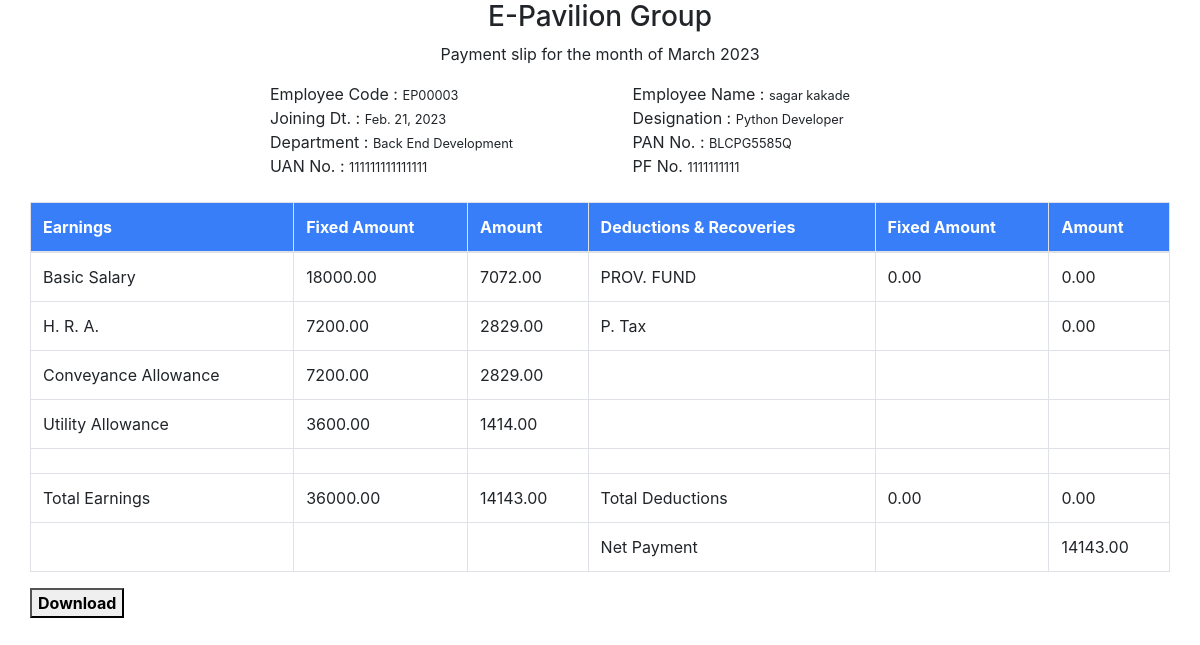
/accounts/self-salary/10/ (signed in), run on an earlier commit of the app's database.
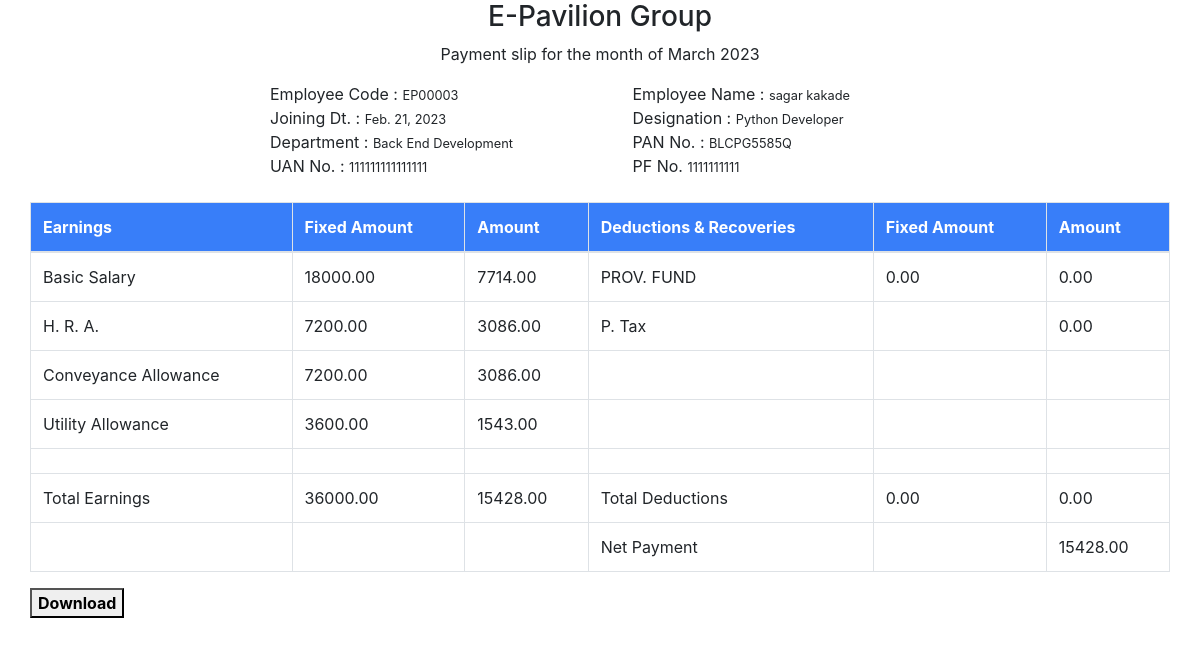
And on a later commit of the database.
### payroll/models.py (models this page shows, shortened)
class Salary(models.Model):
    emp_user = models.ForeignKey(User,on_delete=models.CASCADE,related_name='salary_users')
    month = models.ForeignKey(Month,on_delete=models.CASCADE,related_name='salary_months')
    current_month_ctc = models.DecimalField(max_digits=8, decimal_places=2, default=0)
    basic_salary = models.DecimalField(max_digits=8, decimal_places=2, default=0)
    house_rent_allowance = models.DecimalField(max_digits=8, decimal_places=2, default=0)
    conveyance_allowance = models.DecimalField(max_digits=8, decimal_places=2, default=0)
    utility_allowance = models.DecimalField(max_digits=8, decimal_places=2, default=0)
    bonus = models.DecimalField(max_digits=8, decimal_places=2, default=0)
    pf_employer = models.DecimalField(max_digits=8, decimal_places=2, default=0)
    pf_employee = models.DecimalField(max_digits=8, decimal_places=2, default=0)
    profession_tax = models.DecimalField(max_digits=8, decimal_places=2, default=0)
    epf_employer = models.DecimalField(max_digits=8, decimal_places=2, default=0)
    eps_employer = models.DecimalField(max_digits=8,decimal_places=2, default=0)
    ot_pay = models.DecimalField(max_digits=8, decimal_places=2, default=0)
    gross_salary = models.DecimalField(max_digits=8, decimal_places=2, default=0)
    deductions = models.DecimalField(max_digits=8, decimal_places=2, default=0)
    net_salary = models.DecimalField(max_digits=8, decimal_places=2, default=0)

### account/models.py (models this page shows, shortened)
class UserBasicDetails(models.Model):
    emp_user = models.OneToOneField(User, on_delete=models.CASCADE, related_name='user_basics')
    designation = models.ForeignKey(Designation, on_delete=models.CASCADE, to_field='designation_name',related_name='user_designation_details', null=True)
    department = models.ForeignKey(Department, on_delete=models.CASCADE, to_field='department_name',related_name='user_department_details', null=True)
    shift_details = models.ForeignKey(UserShiftDetails, on_delete=models.CASCADE, to_field='shift_name',related_name='user_shift_details', null=True)
    date_of_joining = models.DateField(auto_now=True, null=True)
    salary = models.DecimalField(max_digits=10, decimal_places=2, null=True)
    uan_number = models.BigIntegerField(null=True)
    pf_number = models.CharField(max_length=10, null=True)
    experience_status = models.CharField (choices=(("Fresher", "Fresher"), ("Experienced", "Experienced")), max_length=50, null=True)
    is_salaried = models.BooleanField(default=True)   #if salaried is True deduction part for employee will be calculated eg. PF.
    is_active = models.BooleanField(default=True)
    is_approved = models.BooleanField(default=False)
    is_verify = models.BooleanField(default=False)
    is_requested = models.BooleanField(default=False)
    created_by = models.ForeignKey(User, on_delete=models.CASCADE, related_name='employee_created_by', null=True)
    approved_by = models.ForeignKey(User, on_delete=models.CASCADE, related_name='employee_approved_by', null=True)
    is_completed_basic_details = models.BooleanField(default=False)
    created_at = models.DateTimeField(auto_now_add=True)
    updated_at = models.DateTimeField(auto_now=True)

class Designation(models.Model):
    designation_name = models.CharField(max_length=100, unique=True)
    created_at = models.DateTimeField(auto_now_add=True)
    updated_at = models.DateTimeField(auto_now=True)

class Department(models.Model):
    department_name = models.CharField(max_length=100, unique=True)
    created_at = models.DateTimeField(auto_now_add=True)
    updated_at = models.DateTimeField(auto_now=True)

class UserAdditionalDetail(models.Model):
    emp_user = models.OneToOneField(User, on_delete=models.CASCADE, related_name='user_additional_details')
    gender = models.CharField(choices=(('Male' , 'Male'), ('Female', 'Female')), max_length=55, null=True)
    mobile_no = models.BigIntegerField(null=True)
    date_of_birth = models.DateField(null=True)
    pan_number = models.CharField(max_length=10, null=True)
    aadhaar_number = models.BigIntegerField(null=True)
    permanent_address = models.TextField(null=True)
    current_address = models.TextField(null=True)
    marital_status = models.CharField(choices=(('Single', 'Single'), ('Married', 'Married')), max_length=55, null=True)
    passport_no = models.CharField(max_length=9, null=True)
    father_name = models.CharField(max_length=255, null=True)
    mother_name = models.CharField(max_length=255, null=True)
    nationality = models.CharField(max_length=50, null=True)
    emergency_contact_no = models.BigIntegerField(null=True)
    blood_group = models.CharField(max_length=3, null=True)
    profile_photo = models.ImageField(upload_to='userprofile', null=True, default='default_profile_pic.png')
    is_requested = models.BooleanField(default=False)
    is_completed_additional_details = models.BooleanField(default=False)  # this will become True if mandatory fields are filled by employee after verification by HR
    created_at = models.DateTimeField(auto_now_add=True)
    updated_at = models.DateTimeField(auto_now=True)

### account/account_views/self_services/self_salary.py (the view)
# urls.py: path("self-salary/<int:pk>/", SalarySlip.as_view(), name="salary_slip"),
class SalarySlip(View):
    @method_decorator(login_required(login_url='login'))
    def get(self, request, pk):
        month_attendance_counter(user_id=request.user.id, month_name=0)
        salary_slip(user_id=request.user.id, month_name=0)
        salary_details = Salary.objects.get(id=pk)
        emp_id = salary_details.emp_user_id
        basic_details = UserBasicDetails.objects.get(emp_user_id=emp_id)
        additional_details = UserAdditionalDetail.objects.get(
            emp_user_id=emp_id)
        user_sal = Decimal(basic_details.salary)
        month_format = salary_details.month.month_name[0:-
                                                       4] + ' ' + salary_details.month.month_name[-4:]
        gross_sal = round((user_sal/Decimal(1.12)), 2)
        if gross_sal <= 15000:
            gross_sal = gross_sal
        else:
            gross_sal = user_sal - 1800
        if basic_details.is_salaried == False:
            gross_sal = user_sal
        basic = round((Decimal(0.50) * user_sal), 2)
        hra = round((Decimal(0.20) * user_sal), 2)
        conveyance = round((Decimal(0.20) * user_sal), 2)
        utility = round((Decimal(0.10) * user_sal), 2)
        if gross_sal >= 15000:
            pf_employee_1 = round(Decimal(1800), 2)
        else:
            pf_employee_1 = round((gross_sal * Decimal(0.12)), 2)
        data = {
            "salary_details": salary_details,
            "basic_details": basic_details,
            "additional_details": additional_details,
            'basic_salary1': basic,
            'hra1': hra,
            'conveyance_allowance1': conveyance,
            'utility_allowance1': utility,
            'gross1': gross_sal,
            'pf_employee1': pf_employee_1,
            'current_month': month_format
        }
        return render(request, "account/self_services/salary_slip.html", data)

### account/account_views/dependencies/basic_functions.py (called while the page is built)
def create_month_year_formate(date=0,is_current_month=True,month=0):
    if is_current_month:
        if month == 0:
            date = datetime.today()
            return str(date.strftime('%B')) + str(date.year)
        else:
            date = datetime.now()
            date = date + relativedelta(months=-month)
            return str(date.strftime('%B')) + str(date.year)
    else:
        if date == 0:
            date = datetime.today()
            return str(date.strftime('%B')) + str(date.year)
        else:
            return date + relativedelta(months=+month)

def get_month_year(month_name=0):
    if month_name == 0:
        month_name = create_month_year_formate()
    month= Month.objects.filter(month_name=month_name)
    if not month.exists():
        month= Month.objects.create(month_name=month_name)
    else:
        return month[0]

### templates/account/self_services/salary_slip.html (shortened to what this page needs)
<!DOCTYPE html>
<html>
<head>
  <div class="text-center lh-1 mb-2">
    <h3 class="fw-bold">E-Pavilion Group</h3> <span class="fw-normal">Payment slip for the month of {{current_month}}</span>
</div>
</head>
<link rel="stylesheet" href="https://cdn.jsdelivr.net/npm/bootstrap@4.3.1/dist/css/bootstrap.min.css">
<body id="salary">
  <div class="container mt-3 mb-5" id="salary">
    <div class="row">
        <div class="col-md-12">
            <div class="row " >
                <div class="col-md-10" style="padding-left:15rem;">
                    <div class="row">
                        <div class="col-md-6">
                            <div> <span class="fw-bolder">Employee Code :</span> <small class="ms-3">{{salary_details.emp_user.username}}</small> </div>
                        </div>
                        <div class="col-md-6">
                            <div> <span class="fw-bolder">Employee Name :</span> <small class="ms-3">{{salary_details.emp_user.first_name}} {{salary_details.emp_user.last_name}}</small> </div>
                        </div>
                    </div>
                    <div class="row">
                        <div class="col-md-6">
                            <div> <span class="fw-bolder">Joining Dt. :</span> <small class="ms-3">{{basic_details.date_of_joining}}</small> </div>
                        </div>
                        <div class="col-md-6">
                            <div> <span class="fw-bolder">Designation :</span> <small class="ms-3">{{basic_details.designation.designation_name}}</small> </div>
                        </div>
                    </div>
                    <div class="row">
                        <div class="col-md-6">
                            <div> <span class="fw-bolder">Department : </span> <small class="ms-3">{{basic_details.department.department_name}}</small> </div>
                        </div>
                        <div class="col-md-6">
                            <div> <span class="fw-bolder">PAN No. :</span> <small class="ms-3">{{additional_details.pan_number}}</small> </div>
                        </div>
                    </div>
                    <div class="row">
                        <div class="col-md-6">
                            <div> <span class="fw-bolder">UAN No. :</span> <small class="ms-3">{{basic_details.uan_number}}</small></div>
                        </div>
                        <div class="col-md-6">
                            <div> <span class="fw-bolder">PF No.</span> <small class="ms-3">{{basic_details.pf_number}}</small> </div>
                        </div>
                    </div>
                </div>
<table class="mt-4 table table-bordered">
  <thead class="text-white" style="background:#387EF9;">
  <tr>
    <th>Earnings</th>
    <th>Fixed Amount</th>
    <th>Amount</th>
    <th>Deductions & Recoveries</th>
    <th>Fixed Amount</th>
    <th>Amount</th>
  </tr>
  </thead>
  <tr>
    <td>Basic Salary</td>
    <td>{{basic_salary1}}</td>
    <td>{{salary_details.basic_salary}}</td>
    <td>PROV. FUND</td>
    <td>{% if basic_details.is_salaried == False %} 0.00 {% else %} {{pf_employee1}} {% endif %}</td>
    <td>{{salary_details.pf_employee}}</td>
  </tr>
  <tr>
    <td>H. R. A.</td>
    <td>{{hra1}}</td>
    <td>{{salary_details.house_rent_allowance}}</td>
    <td>P. Tax</td>
    <td>      </td>
    <td>{{salary_details.profession_tax}}</td>
  </tr>
  <tr>
    <td>Conveyance Allowance</td>
    <td>{{conveyance_allowance1}}</td>
    <td>{{salary_details.conveyance_allowance}}</td>
    <td>    </td>
    <td>    </td>
    <td>    </td>
  </tr>
  <tr>
    <td>Utility Allowance</td>
    <td>{{utility_allowance1}}</td>
    <td>{{salary_details.utility_allowance}}</td>
    <td>    </td>
    <td>    </td>
    <td>    </td>
  </tr>
  <tr>
    <td>     </td>
    <td>     </td>
    <td>     </td>
    <td>     </td>
    <td>     </td>
    <td>     </td>
  </tr>
  <tr>
    <td>Total Earnings</td>
    <td>{{gross1}}</td>
    <td>{% if basic_details.is_salaried == False %} {{salary_details.net_salary}} {% else %} {{salary_details.gross_salary}} {% endif %}</td>
    <td>Total Deductions</td>
    <td>{% if basic_details.is_salaried == False %} 0.00 {% else %} {{pf_employee1}} {% endif %}</td>
    <td>{{salary_details.deductions}}</td>
  </tr>
  <tr>
    <td>     </td>
    <td>     </td>
    <td>     </td>
    <td>Net Payment</td>
    <td>     </td>
    <td>{{salary_details.net_salary}}</td>
  </tr>
</table>
</body>
<button  id="btn-print"><b> Download </b></button>
</html>

What changed in the data, as far as the page shows it:
changed Salary "EP00003": basic_salary "7072.00" → "7714.00"; house_rent_allowance "2829.00" → "3086.00"; conveyance_allowance "2829.00" → "3086.00"; utility_allowance "1414.00" → "1543.00"; net_salary "14143.00" → "15428.00"
